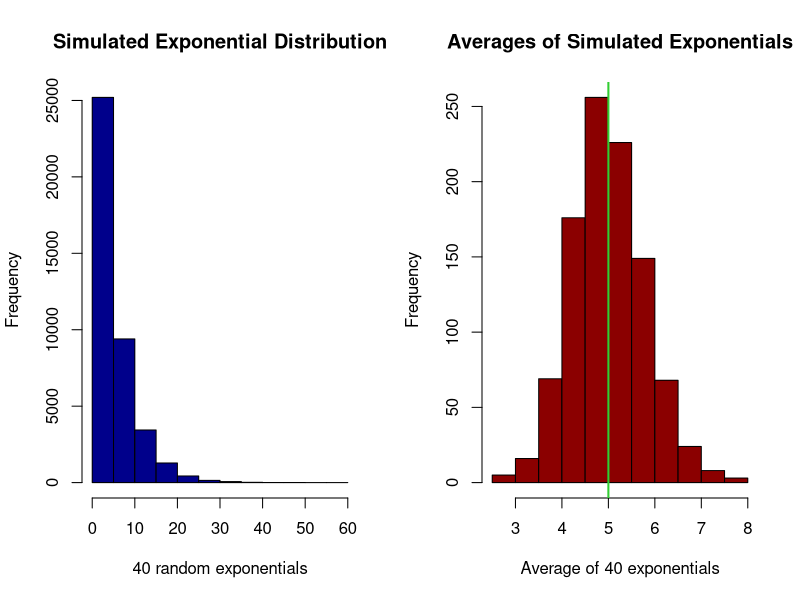
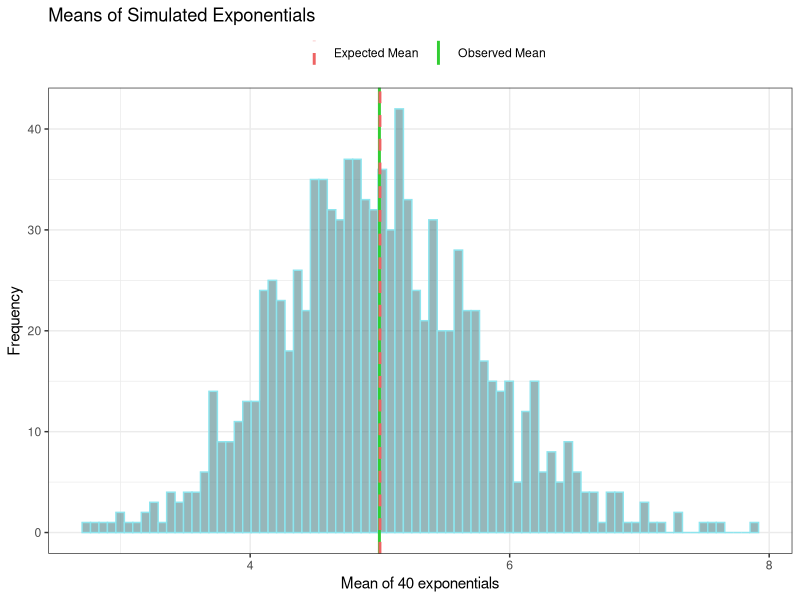
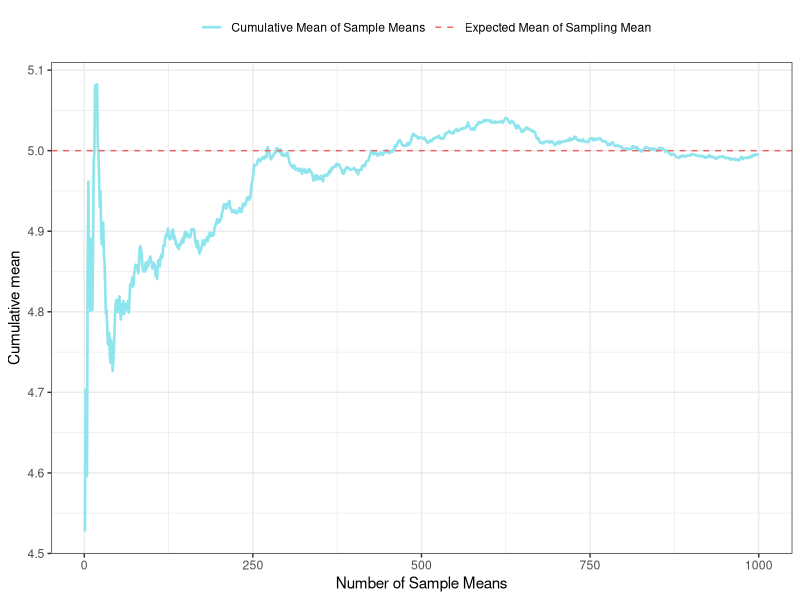
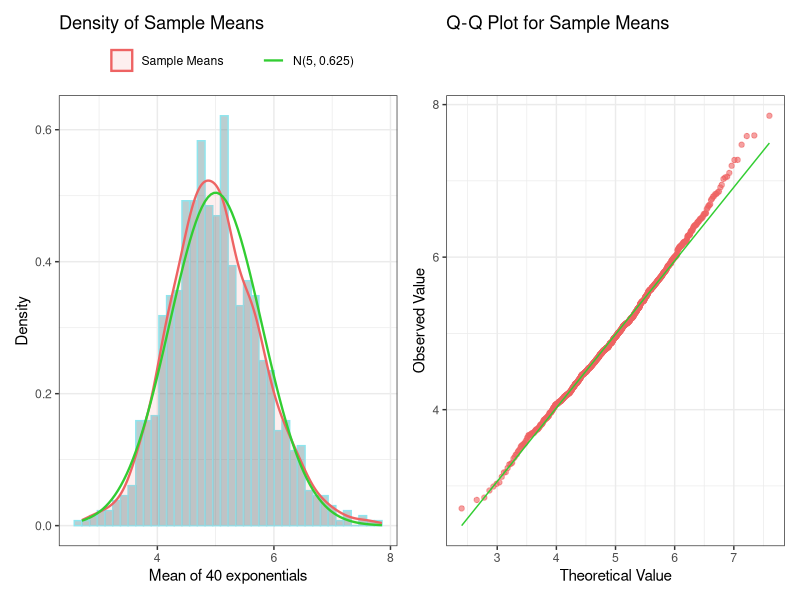
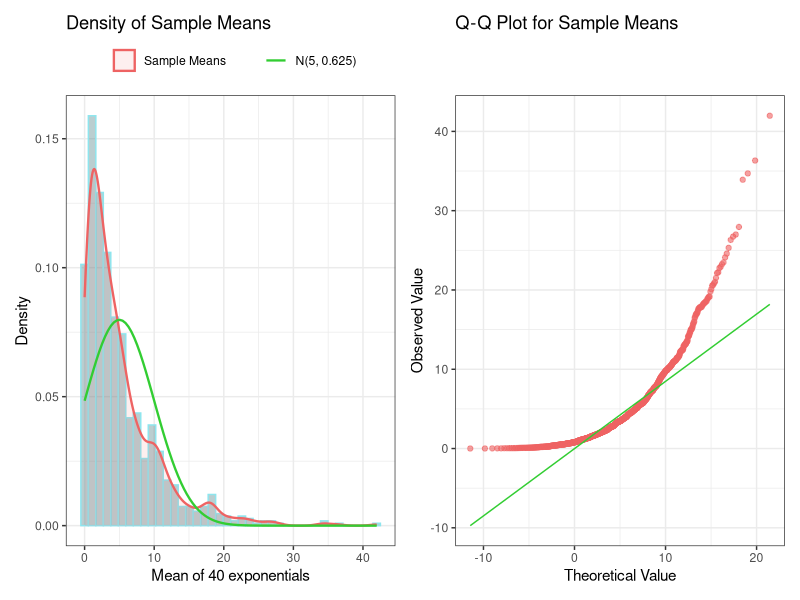

Recreate these plots in R, in order.
## ---- chunk 1
knitr::opts_chunk$set(echo = TRUE)
## ---- chunk 2
library(ggplot2)
library(patchwork)
## ---- chunk 3
set.seed(8888)

lambda <- 0.2 # rate parameter
ndist <- 40 # number of exponentials
nsim <- 1000 # number of simulations

sim_data <- matrix(rexp(nsim * ndist, rate = lambda), nsim, ndist)
sim_means <- apply(sim_data, 1, mean) # means of each row
## ---- chunk 4
sample_mean <- mean(sim_means)
sample_sd <- sd(sim_means)
sample_var <- var(sim_means)
## ---- chunk 5
theory_mean <- 1 / lambda
theory_sd <- (1 / lambda) * (1 / sqrt(ndist))
theory_var <- theory_sd ^ 2
## ---- chunk 6
par(mfrow = c(1, 2))
hist(sim_data,
     col = "blue4",
     main = "Simulated Exponential Distribution",
     xlab = "40 random exponentials")
hist(sim_means,
     col = "red4",
     main = "Averages of Simulated Exponentials",
     xlab = "Average of 40 exponentials")
abline(v = theory_mean, col = "limegreen", lwd = 2)
## ---- chunk 7
g <- ggplot(data.frame(x = sim_means), aes(x)) +
  geom_histogram(bins = 80, color = "cadetblue2", fill = "cadetblue4",
                 alpha = 0.6) +
  geom_vline(aes(xintercept = sample_mean, linetype = "Observed Mean"),
             linewidth = 1,
             color = "limegreen") +
  geom_vline(aes(xintercept = theory_mean, linetype = "Expected Mean"),
             linewidth = 1,
             color = "indianred2") +
  scale_linetype_manual(values = c("dashed", "solid")) +
#  annotate("label", x = theory_mean, y = Inf, label = "Theoretical mean", vjust = 1, alpha = 0.2) +
#  annotate("label", x = sample_mean, y = Inf, label = "Sample mean", vjust = 2, alpha = 0.2) +
  labs(title = "Means of Simulated Exponentials",
       x = "Mean of 40 exponentials",
       y = "Frequency",
       color = "",
       linetype = "") +
  theme_bw() +
  theme(legend.position = "top")

g
## ---- chunk 8
Sample_stats <- c(sample_mean, sample_sd, sample_var)
Theoretical_stats <- c(theory_mean, theory_sd, theory_var)
Difference <- c(
  abs(theory_mean - sample_mean),
  abs(theory_sd - sample_sd),
  abs(theory_var - sample_var))

data.frame(Sample_stats, Theoretical_stats, Difference,
           row.names = c("Mean", "Standard deviation", "Variance"))
## ---- chunk 9
sprintf("Theoretical mean: %f", theory_mean)
sprintf("Sample mean: %f", sample_mean)
## ---- chunk 10
mean_cumsum <- cumsum(sim_means) / (1:nsim)

g <- ggplot(data.frame(x = 1:nsim, y = mean_cumsum), aes(x = x, y = y)) +
  geom_line(
    aes(color = "Cumulative Mean of Sample Means"),
    linewidth = 0.9) +
  geom_hline(
    aes(yintercept = theory_mean, color = "Expected Mean of Sampling Mean"),
    linetype = "dashed") +
  scale_color_manual(values = c("cadetblue2", "indianred2")) +
  guides(color = guide_legend(
    override.aes = list(linetype = c("solid", "dashed"))
  )) +
  labs(x = "Number of Sample Means",
       y = "Cumulative mean",
       color = "") +
  theme_bw() +
  theme(legend.position = "top")

g
## ---- chunk 11
g1 <- ggplot(data.frame(x = sim_means), aes(x)) +
  geom_histogram(bins = 40, color = "cadetblue2", fill = "cadetblue4", alpha = 0.4,
                 aes(y = after_stat(density))) +
  geom_density(aes(fill = "Sample Means"),
               color = "indianred2", alpha = 0.1, lwd = 0.8) +
  scale_fill_manual(values = "indianred2") +
  stat_function(aes(color = "N(5, 0.625)"),
                fun = dnorm,
                args = list("mean" = theory_mean, "sd" = theory_sd),
                lwd = 0.8,
                geom = "line") +
  scale_color_manual(values = "limegreen") +
  labs(title = "Density of Sample Means",
       x = "Mean of 40 exponentials",
       y = "Density",
       color = "",
       fill = "",) +
  theme_bw() +
  theme(legend.position = "top")

g2 <- ggplot(data.frame(x = sim_means), aes(sample = x)) +
  geom_qq(distribution = qnorm,
          dparams = list("mean" = theory_mean, "sd" = theory_sd),
          color = "indianred2",
          alpha = 0.6) +
  geom_qq_line(distribution = qnorm,
               dparams = list("mean" = theory_mean, "sd" = theory_sd),
               color = "limegreen") +
  labs(title = "Q-Q Plot for Sample Means",
       x = "Theoretical Value",
       y = "Observed Value") +
  theme_bw()

g1 + g2
## ---- chunk 12
ndist2 <- 1

sim_data2 <- matrix(rexp(nsim * ndist2, rate = lambda), nsim, ndist2)

theory_sd2 <- (1 / lambda) * (1 / sqrt(ndist2))
theory_var2 <- theory_sd2 ^ 2

g1 <- ggplot(data.frame(x = sim_data2), aes(x)) +
  geom_histogram(bins = 40, color = "cadetblue2", fill = "cadetblue4", alpha = 0.4,
                 aes(y = after_stat(density))) +
  geom_density(aes(fill = "Sample Means"),
               color = "indianred2", alpha = 0.1, lwd = 0.8) +
  scale_fill_manual(values = "indianred2") +
  stat_function(aes(color = "N(5, 0.625)"),
                fun = dnorm,
                args = list("mean" = theory_mean, "sd" = theory_sd2),
                lwd = 0.8,
                geom = "line") +
  scale_color_manual(values = "limegreen") +
  labs(title = "Density of Sample Means",
       x = "Mean of 40 exponentials",
       y = "Density",
       color = "",
       fill = "",) +
  theme_bw() +
  theme(legend.position = "top")

g2 <- ggplot(data.frame(x = sim_data2), aes(sample = x)) +
  geom_qq(distribution = qnorm,
          dparams = list("mean" = theory_mean, "sd" = theory_sd2),
          color = "indianred2",
          alpha = 0.6) +
  geom_qq_line(distribution = qnorm,
               dparams = list("mean" = theory_mean, "sd" = theory_sd2),
               color = "limegreen") +
  labs(title = "Q-Q Plot for Sample Means",
       x = "Theoretical Value",
       y = "Observed Value") +
  theme_bw()

g1 + g2
## ---- chunk 13
shapiro.test(sim_means)
